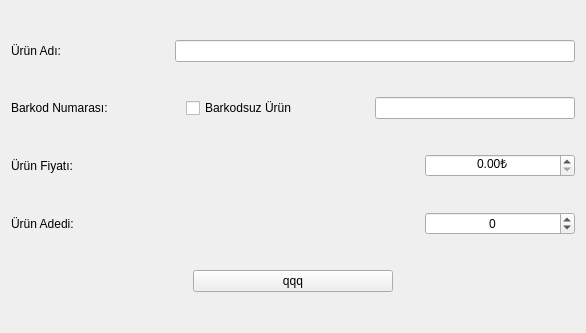
<?xml version="1.0" encoding="UTF-8"?>
<ui version="4.0">
 <class>AddProduct</class>
 <widget class="QWidget" name="AddProduct">
  <property name="geometry">
   <rect>
    <x>0</x>
    <y>0</y>
    <width>586</width>
    <height>333</height>
   </rect>
  </property>
  <property name="windowTitle">
   <string>qqq</string>
  </property>
  <layout class="QVBoxLayout" name="verticalLayout">
   <item>
    <layout class="QHBoxLayout" name="horizontalLayout_2">
     <item>
      <widget class="QLabel" name="label_2">
       <property name="text">
        <string>Ürün Adı:</string>
       </property>
      </widget>
     </item>
     <item>
      <spacer name="horizontalSpacer_2">
       <property name="orientation">
        <enum>Qt::Horizontal</enum>
       </property>
       <property name="sizeHint" stdset="0">
        <size>
         <width>40</width>
         <height>20</height>
        </size>
       </property>
      </spacer>
     </item>
     <item>
      <widget class="QLineEdit" name="nameLineEdit">
       <property name="minimumSize">
        <size>
         <width>400</width>
         <height>0</height>
        </size>
       </property>
      </widget>
     </item>
    </layout>
   </item>
   <item>
    <layout class="QHBoxLayout" name="horizontalLayout">
     <item>
      <widget class="QLabel" name="label">
       <property name="text">
        <string>Barkod Numarası:</string>
       </property>
      </widget>
     </item>
     <item>
      <spacer name="horizontalSpacer">
       <property name="orientation">
        <enum>Qt::Horizontal</enum>
       </property>
       <property name="sizeHint" stdset="0">
        <size>
         <width>40</width>
         <height>20</height>
        </size>
       </property>
      </spacer>
     </item>
     <item>
      <widget class="QCheckBox" name="noBarcodeCheckBox">
       <property name="text">
        <string>Barkodsuz Ürün</string>
       </property>
      </widget>
     </item>
     <item>
      <spacer name="horizontalSpacer_6">
       <property name="orientation">
        <enum>Qt::Horizontal</enum>
       </property>
       <property name="sizeHint" stdset="0">
        <size>
         <width>40</width>
         <height>20</height>
        </size>
       </property>
      </spacer>
     </item>
     <item>
      <widget class="QLineEdit" name="barcodeLineEdit">
       <property name="minimumSize">
        <size>
         <width>200</width>
         <height>0</height>
        </size>
       </property>
       <property name="maximumSize">
        <size>
         <width>200</width>
         <height>16777215</height>
        </size>
       </property>
       <property name="inputMethodHints">
        <set>Qt::ImhNone</set>
       </property>
       <property name="text">
        <string/>
       </property>
      </widget>
     </item>
    </layout>
   </item>
   <item>
    <layout class="QHBoxLayout" name="horizontalLayout_4">
     <item>
      <widget class="QLabel" name="label_4">
       <property name="text">
        <string>Ürün Fiyatı:</string>
       </property>
      </widget>
     </item>
     <item>
      <spacer name="horizontalSpacer_4">
       <property name="orientation">
        <enum>Qt::Horizontal</enum>
       </property>
       <property name="sizeHint" stdset="0">
        <size>
         <width>40</width>
         <height>20</height>
        </size>
       </property>
      </spacer>
     </item>
     <item>
      <widget class="QDoubleSpinBox" name="priceDoubleSpinBox">
       <property name="minimumSize">
        <size>
         <width>150</width>
         <height>0</height>
        </size>
       </property>
       <property name="maximumSize">
        <size>
         <width>150</width>
         <height>16777215</height>
        </size>
       </property>
       <property name="alignment">
        <set>Qt::AlignCenter</set>
       </property>
       <property name="suffix">
        <string>₺</string>
       </property>
       <property name="minimum">
        <double>0.000000000000000</double>
       </property>
       <property name="maximum">
        <double>9999.989999999999782</double>
       </property>
      </widget>
     </item>
    </layout>
   </item>
   <item>
    <layout class="QHBoxLayout" name="horizontalLayout_3">
     <item>
      <widget class="QLabel" name="label_3">
       <property name="text">
        <string>Ürün Adedi:</string>
       </property>
      </widget>
     </item>
     <item>
      <spacer name="horizontalSpacer_3">
       <property name="orientation">
        <enum>Qt::Horizontal</enum>
       </property>
       <property name="sizeHint" stdset="0">
        <size>
         <width>40</width>
         <height>20</height>
        </size>
       </property>
      </spacer>
     </item>
     <item>
      <widget class="QSpinBox" name="countSpinBox">
       <property name="minimumSize">
        <size>
         <width>150</width>
         <height>0</height>
        </size>
       </property>
       <property name="maximumSize">
        <size>
         <width>150</width>
         <height>16777215</height>
        </size>
       </property>
       <property name="alignment">
        <set>Qt::AlignCenter</set>
       </property>
       <property name="minimum">
        <number>-99999</number>
       </property>
       <property name="maximum">
        <number>99999</number>
       </property>
      </widget>
     </item>
    </layout>
   </item>
   <item>
    <layout class="QHBoxLayout" name="horizontalLayout_5">
     <item>
      <spacer name="horizontalSpacer_5">
       <property name="orientation">
        <enum>Qt::Horizontal</enum>
       </property>
       <property name="sizeHint" stdset="0">
        <size>
         <width>40</width>
         <height>20</height>
        </size>
       </property>
      </spacer>
     </item>
     <item>
      <widget class="QPushButton" name="addProductButton">
       <property name="minimumSize">
        <size>
         <width>200</width>
         <height>0</height>
        </size>
       </property>
       <property name="text">
        <string>qqq</string>
       </property>
      </widget>
     </item>
     <item>
      <spacer name="horizontalSpacer_7">
       <property name="orientation">
        <enum>Qt::Horizontal</enum>
       </property>
       <property name="sizeHint" stdset="0">
        <size>
         <width>40</width>
         <height>20</height>
        </size>
       </property>
      </spacer>
     </item>
    </layout>
   </item>
  </layout>
 </widget>
 <tabstops>
  <tabstop>nameLineEdit</tabstop>
  <tabstop>barcodeLineEdit</tabstop>
  <tabstop>priceDoubleSpinBox</tabstop>
  <tabstop>countSpinBox</tabstop>
  <tabstop>addProductButton</tabstop>
  <tabstop>noBarcodeCheckBox</tabstop>
 </tabstops>
 <resources/>
 <connections/>
</ui>
